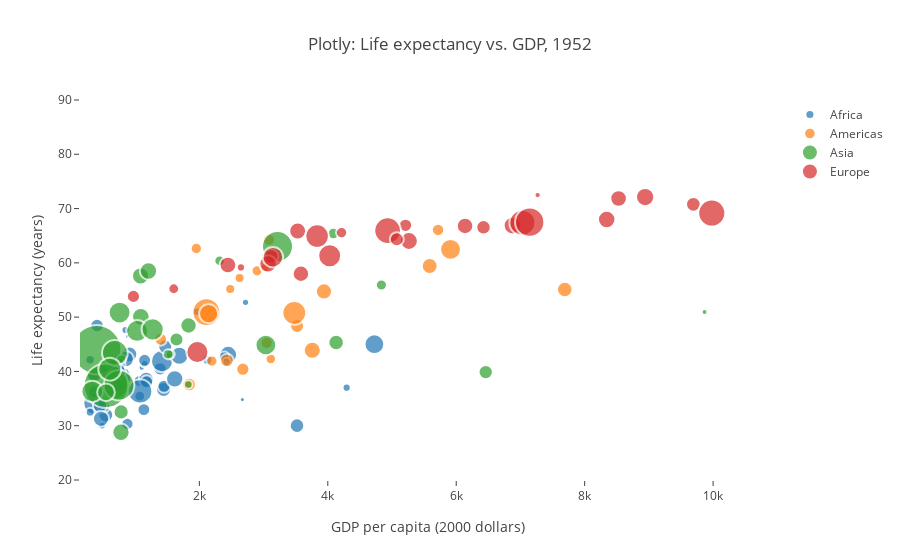

Notebook cell for this chart:
### Markdown cell above
Let's define the **Plotly** plotting function.

### Code cell
pio.templates.default = None

def plotly_view(year=1952, show_legend=True):
    data = get_data(year)
    title = get_title("Plotly", year)
    xlim = get_xlim(data)
    ylim = YLIM
    traces = []
    for continent, df in data.groupby('continent'):
        marker=dict(symbol='circle', sizemode='area', sizeref=0.1, size=df['size'], line=dict(width=2))
        traces.append(go.Scatter(x=df.gdpPercap, y=df.lifeExp, mode='markers', marker=marker, name=continent, text=df.country))

    axis_opts = dict(gridcolor='rgb(255, 255, 255)', zerolinewidth=1, ticklen=5, gridwidth=2)
    layout = go.Layout(
        title=title, showlegend=show_legend,
        xaxis=dict(title=XLABEL, type='linear', range=xlim, **axis_opts),
        yaxis=dict(title=YLABEL, range=YLIM, **axis_opts),
        autosize=True, paper_bgcolor='rgba(0,0,0,0)',
    )
    return go.Figure(data=traces, layout=layout)

plotly_view()

### Figure 1 — Plotly figure (JSON) as saved in the notebook; plotly's stock layout.template omitted (floating-point values rounded to 4 significant figures)
{"data": [{"marker": {"line": {"width": 2}, "size": [15.73, 10.62, 6.808, 3.434, 10.92, 8.075, 11.56, 5.868, 8.457, 2.026, 19.39, 4.774, 8.909, 1.298, 24.34, 2.405, 6.193, 23.58, 3.349, 2.753, 12.2, 8.428, 3.935, 13.13, 4.468, 4.798, 5.214, 11.27, 8.82, 10.12, 5.221, 3.711, 16.28, 13.11, 3.599, 9.492, 29.71, 2.621, 8.221, 1.265, 8.571, 7.559, 8.208, 19.5, 15.06, 2.782, 14.9, 5.701, 9.862, 12.46, 8.44, 9.063], "sizemode": "area", "sizeref": 0.1, "symbol": "circle"}, "mode": "markers", "name": "Africa", "text": ["Algeria", "Angola", "Benin", "Botswana", "Burkina Faso", "Burundi", "Cameroon", "Central African Republic", "Chad", "Comoros", "Congo, Dem. Rep.", "Congo, Rep.", "Cote d'Ivoire", "Djibouti", "Egypt", "Equatorial Guinea", "Eritrea", "Ethiopia", "Gabon", "Gambia", "Ghana", "Guinea", "Guinea-Bissau", "Kenya", "Lesotho", "Liberia", "Libya", "Madagascar", "Malawi", "Mali", "Mauritania", "Mauritius", "Morocco", "Mozambique", "Namibia", "Niger", "Nigeria", "Reunion", "Rwanda", "Sao Tome and Principe", "Senegal", "Sierra Leone", "Somalia", "South Africa", "Sudan", "Swaziland", "Tanzania", "Togo", "Tunisia", "Uganda", "Zambia", "Zimbabwe"], "type": "scatter", "x": [2449.0, 3521.0, 1063.0, 851.2, 543.3, 339.3, 1173.0, 1071.0, 1179.0, 1103.0, 780.5, 2126.0, 1389.0, 2670.0, 1419.0, 375.6, 328.9, 362.1, 4293.0, 485.2, 911.3, 510.2, 299.9, 853.5, 298.8, 575.6, 2388.0, 1443.0, 369.2, 452.3, 743.1, 1968.0, 1688.0, 468.5, 2424.0, 761.9, 1077.0, 2719.0, 493.3, 879.6, 1450.0, 879.8, 1136.0, 4725.0, 1616.0, 1148.0, 716.7, 859.8, 1468.0, 734.8, 1147.0, 406.9], "y": [43.08, 30.02, 38.22, 47.62, 31.98, 39.03, 38.52, 35.46, 38.09, 40.72, 39.14, 42.11, 40.48, 34.81, 41.89, 34.48, 35.93, 34.08, 37.0, 30, 43.15, 33.61, 32.5, 42.27, 42.14, 38.48, 42.72, 36.68, 36.26, 33.69, 40.54, 50.99, 42.87, 31.29, 41.73, 37.44, 36.32, 52.72, 40, 46.47, 37.28, 30.33, 32.98, 45.01, 38.63, 41.41, 41.22, 38.6, 44.6, 39.98, 42.04, 48.45]}, {"marker": {"line": {"width": 2}, "size": [21.83, 8.768, 38.85, 13.04, 18.15, 4.97, 12.66, 8.15, 9.727, 7.38, 9.159, 9.239, 6.361, 6.166, 28.35, 5.575, 5.006, 6.441, 14.63, 7.705, 4.204, 7.75, 12.04], "sizemode": "area", "sizeref": 0.1, "symbol": "circle"}, "mode": "markers", "name": "Americas", "text": ["Argentina", "Bolivia", "Brazil", "Chile", "Colombia", "Costa Rica", "Cuba", "Dominican Republic", "Ecuador", "El Salvador", "Guatemala", "Haiti", "Honduras", "Jamaica", "Mexico", "Nicaragua", "Panama", "Paraguay", "Peru", "Puerto Rico", "Trinidad and Tobago", "Uruguay", "Venezuela"], "type": "scatter", "x": [5911.0, 2677.0, 2109.0, 3940.0, 2144.0, 2627.0, 5587.0, 1398.0, 3522.0, 3048.0, 2428.0, 1840.0, 2195.0, 2899.0, 3478.0, 3112.0, 2480.0, 1952.0, 3759.0, 3082.0, 3023.0, 5717.0, 7690.0], "y": [62.48, 40.41, 50.92, 54.74, 50.64, 57.21, 59.42, 45.93, 48.36, 45.26, 42.02, 37.58, 41.91, 58.53, 50.79, 42.31, 55.19, 62.65, 43.9, 64.28, 59.1, 66.07, 55.09]}, {"marker": {"line": {"width": 2}, "size": [14.99, 1.792, 35.36, 11.19, 121.8, 7.528, 99.59, 46.77, 21.46, 12.04, 6.574, 48.01, 4.026, 15.37, 23.63, 6.195, 13.41, 4.62, 23.14, 15.65, 3.68, 33.2, 24.46, 10.33, 5.481, 14.59, 9.88, 15.1, 23.82, 26.45, 5.242, 11.5], "sizemode": "area", "sizeref": 0.1, "symbol": "circle"}, "mode": "markers", "name": "Asia", "text": ["Afghanistan", "Bahrain", "Bangladesh", "Cambodia", "China", "Hong Kong, China", "India", "Indonesia", "Iran", "Iraq", "Israel", "Japan", "Jordan", "Korea, Dem. Rep.", "Korea, Rep.", "Lebanon", "Malaysia", "Mongolia", "Myanmar", "Nepal", "Oman", "Pakistan", "Philippines", "Saudi Arabia", "Singapore", "Sri Lanka", "Syria", "Taiwan", "Thailand", "Vietnam", "West Bank and Gaza", "Yemen, Rep."], "type": "scatter", "x": [779.4, 9867.0, 684.2, 368.5, 400.4, 3054.0, 546.6, 749.7, 3035.0, 4130.0, 4087.0, 3217.0, 1547.0, 1088.0, 1031.0, 4835.0, 1831.0, 786.6, 331, 545.9, 1828.0, 684.6, 1273.0, 6460.0, 2315.0, 1084.0, 1643.0, 1207.0, 757.8, 605.1, 1516.0, 781.7], "y": [28.8, 50.94, 37.48, 39.42, 44, 60.96, 37.37, 37.47, 44.87, 45.32, 65.39, 63.03, 43.16, 50.06, 47.45, 55.93, 48.46, 42.24, 36.32, 36.16, 37.58, 43.44, 47.75, 39.88, 60.4, 57.59, 45.88, 58.5, 50.85, 40.41, 43.16, 32.55]}, {"marker": {"line": {"width": 2}, "size": [5.848, 13.59, 15.26, 8.626, 13.93, 10.17, 15.6, 10.75, 10.44, 33.65, 42.94, 14.36, 15.92, 1.986, 8.872, 35.65, 3.322, 16.64, 26.19, 15.08, 21.06, 13.52, 9.74, 6.302, 27.59, 13.78, 24.35, 36.67], "sizemode": "area", "sizeref": 0.1, "symbol": "circle"}, "mode": "markers", "name": "Europe", "text": ["Albania", "Austria", "Belgium", "Bosnia and Herzegovina", "Bulgaria", "Croatia", "Czech Republic", "Denmark", "Finland", "France", "Germany", "Greece", "Hungary", "Iceland", "Ireland", "Italy", "Montenegro", "Netherlands", "Poland", "Portugal", "Romania", "Serbia", "Slovak Republic", "Slovenia", "Spain", "Sweden", "Turkey", "United Kingdom"], "type": "scatter", "x": [1601.0, 6137.0, 8343.0, 973.5, 2444.0, 3119.0, 6876.0, 9692.0, 6425.0, 7030.0, 7144.0, 3531.0, 5264.0, 7268.0, 5210.0, 4931.0, 2648.0, 8942.0, 4029.0, 3068.0, 3145.0, 3581.0, 5075.0, 4215.0, 3834.0, 8528.0, 1969.0, 9980.0], "y": [55.23, 66.8, 68, 53.82, 59.6, 61.21, 66.87, 70.78, 66.55, 67.41, 67.5, 65.86, 64.03, 72.49, 66.91, 65.94, 59.16, 72.13, 61.31, 59.82, 61.05, 58.0, 64.36, 65.57, 64.94, 71.86, 43.59, 69.18]}], "layout": {"autosize": true, "paper_bgcolor": "rgba(0, 0, 0, 0)", "showlegend": true, "title": {"text": "Plotly: Life expectancy vs. GDP, 1952"}, "xaxis": {"gridcolor": "rgb(255, 255, 255)", "gridwidth": 2, "range": [141.2, 10980.0], "ticklen": 5, "title": {"text": "GDP per capita (2000 dollars)"}, "type": "linear", "zerolinewidth": 1}, "yaxis": {"gridcolor": "rgb(255, 255, 255)", "gridwidth": 2, "range": [20, 90], "ticklen": 5, "title": {"text": "Life expectancy (years)"}, "type": "linear", "zerolinewidth": 1}}}
